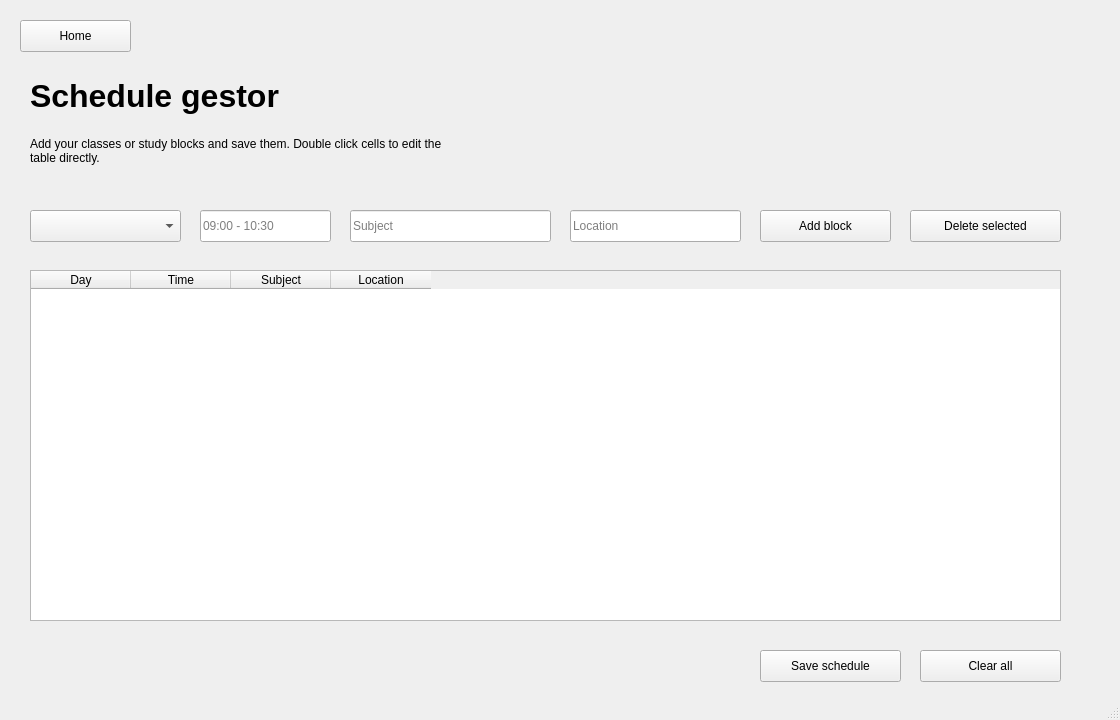
<?xml version="1.0" encoding="UTF-8"?>
<ui version="4.0">
 <class>schedule</class>
 <widget class="QMainWindow" name="schedule">
  <property name="geometry">
   <rect>
    <x>0</x>
    <y>0</y>
    <width>1120</width>
    <height>720</height>
   </rect>
  </property>
  <property name="windowTitle">
   <string>Schedule</string>
  </property>
  <widget class="QWidget" name="centralwidget">
   <widget class="QPushButton" name="pushButton_1">
    <property name="geometry">
     <rect>
      <x>20</x>
      <y>20</y>
      <width>111</width>
      <height>32</height>
     </rect>
    </property>
    <property name="text">
     <string>Home</string>
    </property>
   </widget>
   <widget class="QLabel" name="titleLabel">
    <property name="geometry">
     <rect>
      <x>30</x>
      <y>70</y>
      <width>341</width>
      <height>51</height>
     </rect>
    </property>
    <property name="font">
     <font>
      <pointsize>24</pointsize>
      <bold>true</bold>
     </font>
    </property>
    <property name="text">
     <string>Schedule gestor</string>
    </property>
   </widget>
   <widget class="QLabel" name="descriptionLabel">
    <property name="geometry">
     <rect>
      <x>30</x>
      <y>120</y>
      <width>421</width>
      <height>61</height>
     </rect>
    </property>
    <property name="text">
     <string>Add your classes or study blocks and save them. Double click cells to edit the table directly.</string>
    </property>
    <property name="wordWrap">
     <bool>true</bool>
    </property>
   </widget>
   <widget class="QComboBox" name="dayComboBox">
    <property name="geometry">
     <rect>
      <x>30</x>
      <y>210</y>
      <width>151</width>
      <height>32</height>
     </rect>
    </property>
   </widget>
   <widget class="QLineEdit" name="timeLineEdit">
    <property name="geometry">
     <rect>
      <x>200</x>
      <y>210</y>
      <width>131</width>
      <height>32</height>
     </rect>
    </property>
    <property name="placeholderText">
     <string>09:00 - 10:30</string>
    </property>
   </widget>
   <widget class="QLineEdit" name="subjectLineEdit">
    <property name="geometry">
     <rect>
      <x>350</x>
      <y>210</y>
      <width>201</width>
      <height>32</height>
     </rect>
    </property>
    <property name="placeholderText">
     <string>Subject</string>
    </property>
   </widget>
   <widget class="QLineEdit" name="locationLineEdit">
    <property name="geometry">
     <rect>
      <x>570</x>
      <y>210</y>
      <width>171</width>
      <height>32</height>
     </rect>
    </property>
    <property name="placeholderText">
     <string>Location</string>
    </property>
   </widget>
   <widget class="QPushButton" name="addEntryButton">
    <property name="geometry">
     <rect>
      <x>760</x>
      <y>210</y>
      <width>131</width>
      <height>32</height>
     </rect>
    </property>
    <property name="text">
     <string>Add block</string>
    </property>
   </widget>
   <widget class="QPushButton" name="deleteEntryButton">
    <property name="geometry">
     <rect>
      <x>910</x>
      <y>210</y>
      <width>151</width>
      <height>32</height>
     </rect>
    </property>
    <property name="text">
     <string>Delete selected</string>
    </property>
   </widget>
   <widget class="QTableWidget" name="scheduleTableWidget">
    <property name="geometry">
     <rect>
      <x>30</x>
      <y>270</y>
      <width>1031</width>
      <height>351</height>
     </rect>
    </property>
    <column>
     <property name="text">
      <string>Day</string>
     </property>
    </column>
    <column>
     <property name="text">
      <string>Time</string>
     </property>
    </column>
    <column>
     <property name="text">
      <string>Subject</string>
     </property>
    </column>
    <column>
     <property name="text">
      <string>Location</string>
     </property>
    </column>
   </widget>
   <widget class="QPushButton" name="saveScheduleButton">
    <property name="geometry">
     <rect>
      <x>760</x>
      <y>650</y>
      <width>141</width>
      <height>32</height>
     </rect>
    </property>
    <property name="text">
     <string>Save schedule</string>
    </property>
   </widget>
   <widget class="QPushButton" name="clearScheduleButton">
    <property name="geometry">
     <rect>
      <x>920</x>
      <y>650</y>
      <width>141</width>
      <height>32</height>
     </rect>
    </property>
    <property name="text">
     <string>Clear all</string>
    </property>
   </widget>
  </widget>
  <widget class="QMenuBar" name="menubar">
   <property name="geometry">
    <rect>
     <x>0</x>
     <y>0</y>
     <width>1120</width>
     <height>38</height>
    </rect>
   </property>
  </widget>
  <widget class="QStatusBar" name="statusbar"/>
 </widget>
 <resources/>
 <connections/>
</ui>
